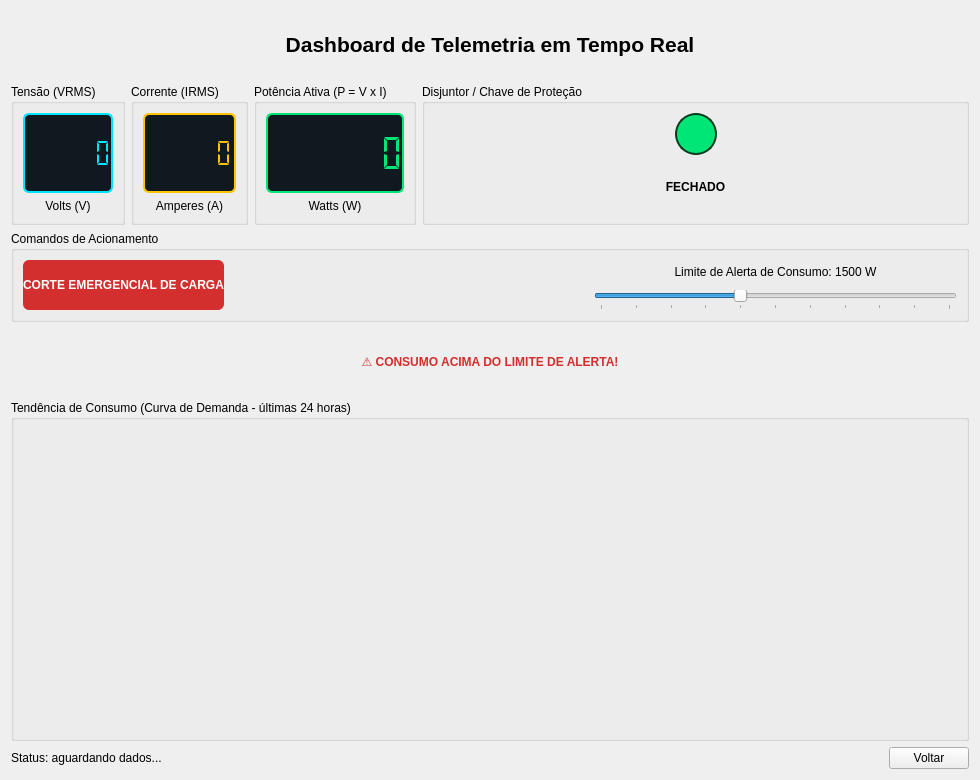
<?xml version="1.0" encoding="UTF-8"?>
<ui version="4.0">
 <class>DashboardWindow</class>
 <widget class="QDialog" name="DashboardWindow">
  <property name="geometry">
   <rect>
    <x>0</x>
    <y>0</y>
    <width>980</width>
    <height>780</height>
   </rect>
  </property>
  <property name="windowTitle">
   <string>Dashboard de Telemetria</string>
  </property>
  <layout class="QVBoxLayout" name="verticalLayoutPrincipal">
   <item>
    <widget class="QLabel" name="labelTitulo">
     <property name="font">
      <font>
       <pointsize>16</pointsize>
       <bold>true</bold>
      </font>
     </property>
     <property name="text">
      <string>Dashboard de Telemetria em Tempo Real</string>
     </property>
     <property name="alignment">
      <set>Qt::AlignCenter</set>
     </property>
    </widget>
   </item>
   <item>
    <layout class="QHBoxLayout" name="horizontalLayoutIndicadores">
     <item>
      <widget class="QGroupBox" name="groupBoxTensao">
       <property name="title">
        <string>Tensão (VRMS)</string>
       </property>
       <layout class="QVBoxLayout" name="verticalLayoutTensao">
        <item>
         <widget class="QLCDNumber" name="lcdTensao">
          <property name="minimumSize">
           <size>
            <width>0</width>
            <height>80</height>
           </size>
          </property>
          <property name="styleSheet">
           <string notr="true">QLCDNumber { background-color: #101820; color: #00E5FF; border: 2px solid #00E5FF; border-radius: 6px; }</string>
          </property>
          <property name="digitCount">
           <number>6</number>
          </property>
          <property name="segmentStyle">
           <enum>QLCDNumber::SegmentStyle::Flat</enum>
          </property>
          <property name="value" stdset="0">
           <double>0.000000000000000</double>
          </property>
         </widget>
        </item>
        <item>
         <widget class="QLabel" name="labelUnidadeTensao">
          <property name="text">
           <string>Volts (V)</string>
          </property>
          <property name="alignment">
           <set>Qt::AlignCenter</set>
          </property>
         </widget>
        </item>
       </layout>
      </widget>
     </item>
     <item>
      <widget class="QGroupBox" name="groupBoxCorrente">
       <property name="title">
        <string>Corrente (IRMS)</string>
       </property>
       <layout class="QVBoxLayout" name="verticalLayoutCorrente">
        <item>
         <widget class="QLCDNumber" name="lcdCorrente">
          <property name="minimumSize">
           <size>
            <width>0</width>
            <height>80</height>
           </size>
          </property>
          <property name="styleSheet">
           <string notr="true">QLCDNumber { background-color: #101820; color: #FFC400; border: 2px solid #FFC400; border-radius: 6px; }</string>
          </property>
          <property name="digitCount">
           <number>6</number>
          </property>
          <property name="segmentStyle">
           <enum>QLCDNumber::SegmentStyle::Flat</enum>
          </property>
          <property name="value" stdset="0">
           <double>0.000000000000000</double>
          </property>
         </widget>
        </item>
        <item>
         <widget class="QLabel" name="labelUnidadeCorrente">
          <property name="text">
           <string>Amperes (A)</string>
          </property>
          <property name="alignment">
           <set>Qt::AlignCenter</set>
          </property>
         </widget>
        </item>
       </layout>
      </widget>
     </item>
     <item>
      <widget class="QGroupBox" name="groupBoxPotencia">
       <property name="title">
        <string>Potência Ativa (P = V x I)</string>
       </property>
       <layout class="QVBoxLayout" name="verticalLayoutPotencia">
        <item>
         <widget class="QLCDNumber" name="lcdPotencia">
          <property name="minimumSize">
           <size>
            <width>0</width>
            <height>80</height>
           </size>
          </property>
          <property name="styleSheet">
           <string notr="true">QLCDNumber { background-color: #101820; color: #00E676; border: 2px solid #00E676; border-radius: 6px; }</string>
          </property>
          <property name="digitCount">
           <number>7</number>
          </property>
          <property name="segmentStyle">
           <enum>QLCDNumber::SegmentStyle::Flat</enum>
          </property>
          <property name="value" stdset="0">
           <double>0.000000000000000</double>
          </property>
         </widget>
        </item>
        <item>
         <widget class="QLabel" name="labelUnidadePotencia">
          <property name="text">
           <string>Watts (W)</string>
          </property>
          <property name="alignment">
           <set>Qt::AlignCenter</set>
          </property>
         </widget>
        </item>
       </layout>
      </widget>
     </item>
     <item>
      <widget class="QGroupBox" name="groupBoxDisjuntor">
       <property name="title">
        <string>Disjuntor / Chave de Proteção</string>
       </property>
       <layout class="QVBoxLayout" name="verticalLayoutDisjuntor">
        <item>
         <layout class="QHBoxLayout" name="horizontalLayoutLed">
          <item>
           <spacer name="horizontalSpacerLedEsq">
            <property name="orientation">
             <enum>Qt::Horizontal</enum>
            </property>
            <property name="sizeHint" stdset="0">
             <size>
              <width>10</width>
              <height>20</height>
             </size>
            </property>
           </spacer>
          </item>
          <item>
           <widget class="QLabel" name="labelLedDisjuntor">
            <property name="minimumSize">
             <size>
              <width>42</width>
              <height>42</height>
             </size>
            </property>
            <property name="maximumSize">
             <size>
              <width>42</width>
              <height>42</height>
             </size>
            </property>
            <property name="styleSheet">
             <string notr="true">QLabel { background-color: #00E676; border: 2px solid #0a3d1f; border-radius: 21px; }</string>
            </property>
            <property name="text">
             <string/>
            </property>
           </widget>
          </item>
          <item>
           <spacer name="horizontalSpacerLedDir">
            <property name="orientation">
             <enum>Qt::Horizontal</enum>
            </property>
            <property name="sizeHint" stdset="0">
             <size>
              <width>10</width>
              <height>20</height>
             </size>
            </property>
           </spacer>
          </item>
         </layout>
        </item>
        <item>
         <widget class="QLabel" name="labelTextoDisjuntor">
          <property name="font">
           <font>
            <bold>true</bold>
           </font>
          </property>
          <property name="text">
           <string>FECHADO</string>
          </property>
          <property name="alignment">
           <set>Qt::AlignCenter</set>
          </property>
         </widget>
        </item>
       </layout>
      </widget>
     </item>
    </layout>
   </item>
   <item>
    <widget class="QGroupBox" name="groupBoxComandos">
     <property name="title">
      <string>Comandos de Acionamento</string>
     </property>
     <layout class="QHBoxLayout" name="horizontalLayoutComandos">
      <item>
       <widget class="QPushButton" name="botaoCorteEmergencial">
        <property name="minimumSize">
         <size>
          <width>0</width>
          <height>50</height>
         </size>
        </property>
        <property name="font">
         <font>
          <bold>true</bold>
         </font>
        </property>
        <property name="styleSheet">
         <string notr="true">QPushButton { background-color: #D32F2F; color: white; border-radius: 6px; } QPushButton:hover { background-color: #B71C1C; }</string>
        </property>
        <property name="text">
         <string>CORTE EMERGENCIAL DE CARGA</string>
        </property>
       </widget>
      </item>
      <item>
       <spacer name="horizontalSpacerComandos">
        <property name="orientation">
         <enum>Qt::Horizontal</enum>
        </property>
        <property name="sizeHint" stdset="0">
         <size>
          <width>40</width>
          <height>20</height>
         </size>
        </property>
       </spacer>
      </item>
      <item>
       <layout class="QVBoxLayout" name="verticalLayoutLimite">
        <item>
         <widget class="QLabel" name="labelLimiteAlerta">
          <property name="text">
           <string>Limite de Alerta de Consumo: 1500 W</string>
          </property>
          <property name="alignment">
           <set>Qt::AlignCenter</set>
          </property>
         </widget>
        </item>
        <item>
         <widget class="QSlider" name="sliderLimiteAlerta">
          <property name="minimumSize">
           <size>
            <width>260</width>
            <height>0</height>
           </size>
          </property>
          <property name="minimum">
           <number>500</number>
          </property>
          <property name="maximum">
           <number>3000</number>
          </property>
          <property name="singleStep">
           <number>50</number>
          </property>
          <property name="pageStep">
           <number>100</number>
          </property>
          <property name="value">
           <number>1500</number>
          </property>
          <property name="orientation">
           <enum>Qt::Horizontal</enum>
          </property>
          <property name="tickPosition">
           <enum>QSlider::TickPosition::TicksBelow</enum>
          </property>
          <property name="tickInterval">
           <number>250</number>
          </property>
         </widget>
        </item>
       </layout>
      </item>
     </layout>
    </widget>
   </item>
   <item>
    <widget class="QLabel" name="labelAlerta">
     <property name="font">
      <font>
       <bold>true</bold>
      </font>
     </property>
     <property name="styleSheet">
      <string notr="true">QLabel { color: #D32F2F; }</string>
     </property>
     <property name="text">
      <string>⚠ CONSUMO ACIMA DO LIMITE DE ALERTA!</string>
     </property>
     <property name="alignment">
      <set>Qt::AlignCenter</set>
     </property>
     <property name="visible">
      <bool>false</bool>
     </property>
    </widget>
   </item>
   <item>
    <widget class="QGroupBox" name="groupBoxGrafico">
     <property name="title">
      <string>Tendência de Consumo (Curva de Demanda - últimas 24 horas)</string>
     </property>
     <layout class="QVBoxLayout" name="verticalLayoutGrafico">
      <item>
       <widget class="QWidget" name="widgetGrafico" native="true">
        <property name="minimumSize">
         <size>
          <width>0</width>
          <height>300</height>
         </size>
        </property>
        <layout class="QVBoxLayout" name="verticalLayoutGraficoContainer">
         <property name="leftMargin">
          <number>0</number>
         </property>
         <property name="topMargin">
          <number>0</number>
         </property>
         <property name="rightMargin">
          <number>0</number>
         </property>
         <property name="bottomMargin">
          <number>0</number>
         </property>
        </layout>
       </widget>
      </item>
     </layout>
    </widget>
   </item>
   <item>
    <layout class="QHBoxLayout" name="horizontalLayoutRodape">
     <item>
      <widget class="QLabel" name="labelStatus">
       <property name="text">
        <string>Status: aguardando dados...</string>
       </property>
      </widget>
     </item>
     <item>
      <spacer name="horizontalSpacerRodape">
       <property name="orientation">
        <enum>Qt::Horizontal</enum>
       </property>
       <property name="sizeHint" stdset="0">
        <size>
         <width>40</width>
         <height>20</height>
        </size>
       </property>
      </spacer>
     </item>
     <item>
      <widget class="QPushButton" name="botaoVoltar">
       <property name="text">
        <string>Voltar</string>
       </property>
      </widget>
     </item>
    </layout>
   </item>
  </layout>
 </widget>
 <resources/>
 <connections/>
</ui>
